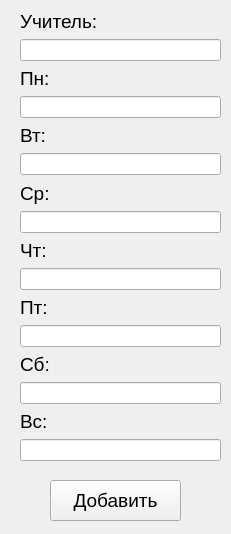
<?xml version="1.0" encoding="UTF-8"?>
<ui version="4.0">
 <class>Add_schedule</class>
 <widget class="QWidget" name="Add_schedule">
  <property name="geometry">
   <rect>
    <x>0</x>
    <y>0</y>
    <width>231</width>
    <height>534</height>
   </rect>
  </property>
  <property name="windowTitle">
   <string>Добавить расписание</string>
  </property>
  <widget class="QPushButton" name="pushButton">
   <property name="geometry">
    <rect>
     <x>50</x>
     <y>480</y>
     <width>131</width>
     <height>41</height>
    </rect>
   </property>
   <property name="font">
    <font>
     <pointsize>14</pointsize>
    </font>
   </property>
   <property name="text">
    <string>Добавить</string>
   </property>
  </widget>
  <widget class="QWidget" name="">
   <property name="geometry">
    <rect>
     <x>20</x>
     <y>10</y>
     <width>201</width>
     <height>451</height>
    </rect>
   </property>
   <layout class="QVBoxLayout" name="verticalLayout">
    <item>
     <widget class="QLabel" name="label">
      <property name="font">
       <font>
        <pointsize>14</pointsize>
       </font>
      </property>
      <property name="text">
       <string>Учитель:</string>
      </property>
     </widget>
    </item>
    <item>
     <widget class="QLineEdit" name="lineEdit"/>
    </item>
    <item>
     <widget class="QLabel" name="label_2">
      <property name="font">
       <font>
        <pointsize>14</pointsize>
       </font>
      </property>
      <property name="text">
       <string>Пн:</string>
      </property>
     </widget>
    </item>
    <item>
     <widget class="QLineEdit" name="lineEdit_2"/>
    </item>
    <item>
     <widget class="QLabel" name="label_3">
      <property name="font">
       <font>
        <pointsize>14</pointsize>
       </font>
      </property>
      <property name="text">
       <string>Вт:</string>
      </property>
     </widget>
    </item>
    <item>
     <widget class="QLineEdit" name="lineEdit_3"/>
    </item>
    <item>
     <widget class="QLabel" name="label_4">
      <property name="font">
       <font>
        <pointsize>14</pointsize>
       </font>
      </property>
      <property name="text">
       <string>Ср:</string>
      </property>
     </widget>
    </item>
    <item>
     <widget class="QLineEdit" name="lineEdit_4"/>
    </item>
    <item>
     <widget class="QLabel" name="label_5">
      <property name="font">
       <font>
        <pointsize>14</pointsize>
       </font>
      </property>
      <property name="text">
       <string>Чт:</string>
      </property>
     </widget>
    </item>
    <item>
     <widget class="QLineEdit" name="lineEdit_5"/>
    </item>
    <item>
     <widget class="QLabel" name="label_6">
      <property name="font">
       <font>
        <pointsize>14</pointsize>
       </font>
      </property>
      <property name="text">
       <string>Пт:</string>
      </property>
     </widget>
    </item>
    <item>
     <widget class="QLineEdit" name="lineEdit_6"/>
    </item>
    <item>
     <widget class="QLabel" name="label_7">
      <property name="font">
       <font>
        <pointsize>14</pointsize>
       </font>
      </property>
      <property name="text">
       <string>Сб:</string>
      </property>
     </widget>
    </item>
    <item>
     <widget class="QLineEdit" name="lineEdit_7"/>
    </item>
    <item>
     <widget class="QLabel" name="label_8">
      <property name="font">
       <font>
        <pointsize>14</pointsize>
       </font>
      </property>
      <property name="text">
       <string>Вс:</string>
      </property>
     </widget>
    </item>
    <item>
     <widget class="QLineEdit" name="lineEdit_8"/>
    </item>
   </layout>
  </widget>
 </widget>
 <resources/>
 <connections/>
</ui>
